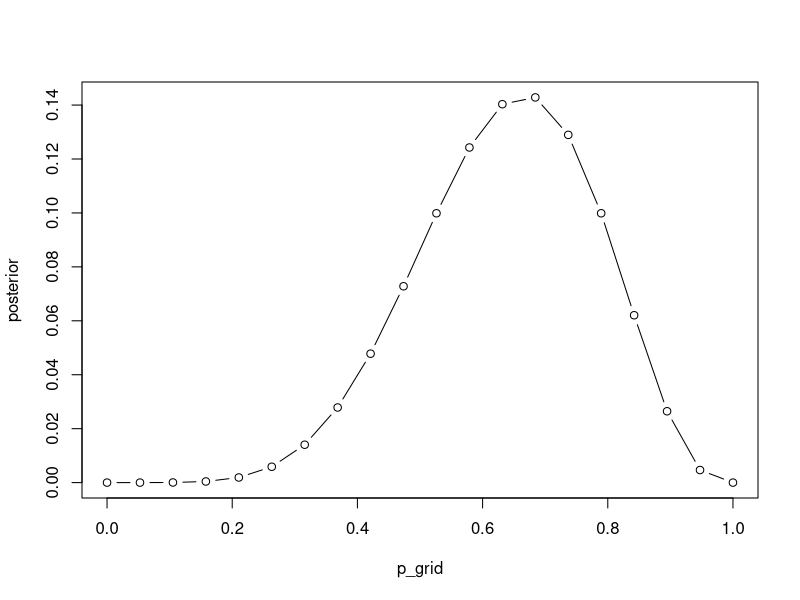
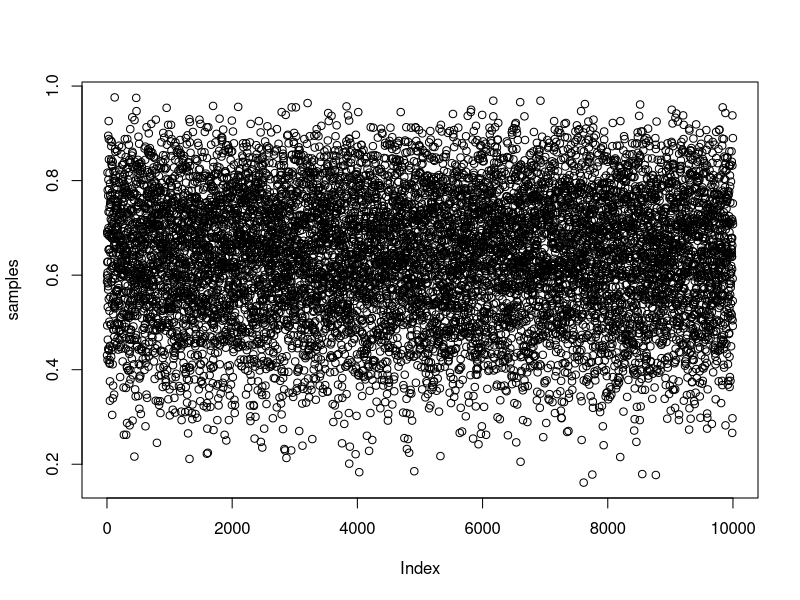
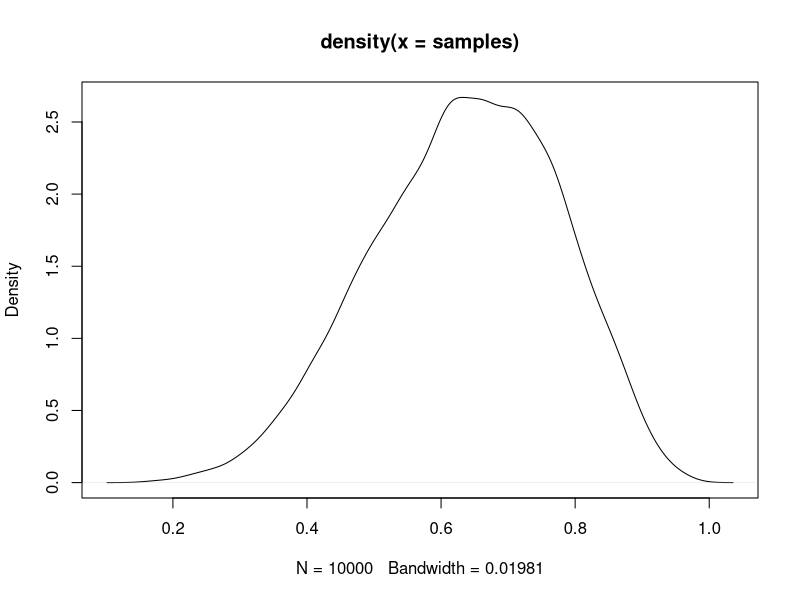

The R source for these figures, in order:
## Week 9
## PSYC 5316
## intro to Bayesian modeling

# grid approximation
p_grid = seq(from=0, to=1, length.out=20)
prior = rep(1, 20)
likelihood = dbinom(x=6, size=9, prob=p_grid)
posterior = likelihood * prior
posterior = posterior/sum(posterior)

# plot the posterior
plot(p_grid, posterior, type="b")
 
# different priors to try
prior = ifelse(p_grid < 0.5, 0, 1)
prior = exp(-5*abs(p_grid - 0.5))

# sampling from posterior

# grid approximation of posterior using 1000 grid points
p_grid = seq(from=0, to=1, length.out=1000)
prior = rep(1, 1000)
likelihood = dbinom(x=6, size=9, prob=p_grid)
posterior = likelihood * prior
posterior = posterior/sum(posterior)

# 10,000 samples from posterior
samples = sample(p_grid, prob=posterior, size=10000, replace=TRUE)
plot(samples)
plot(density(samples))


# computations with samples

# intervals of defined boundary
sum(samples<0.5)/10000
sum(samples>0.5 & samples<0.75)/10000

# intervals of defined probability mass
quantile(samples,0.8)
quantile(samples,c(0.1,0.9))

# HPDI
library(coda)
sampMCMC = as.mcmc(samples)
HPDinterval(sampMCMC, prob=0.80)

# point estimates
# posterior mean and median
mean(samples)
median(samples)

# posterior mode - a little harder
dens = density(samples)
dens$x[which.max(dens$y)]

